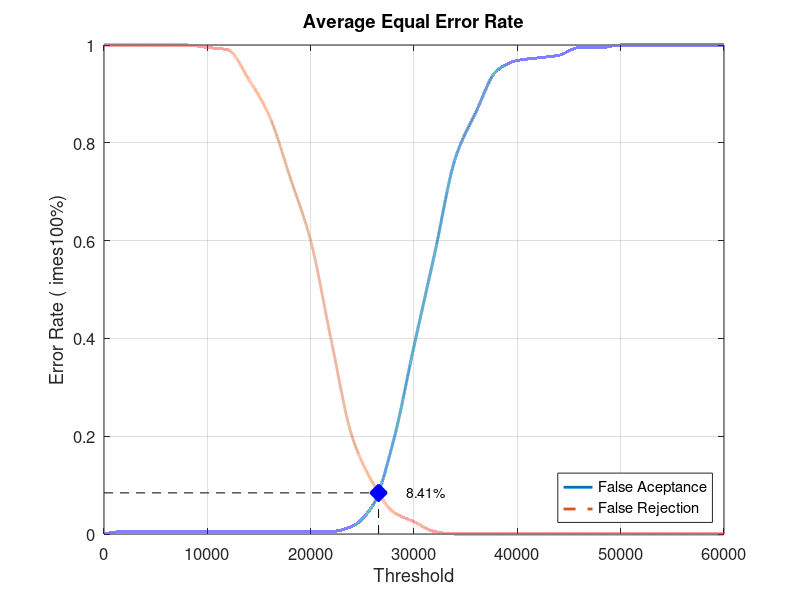
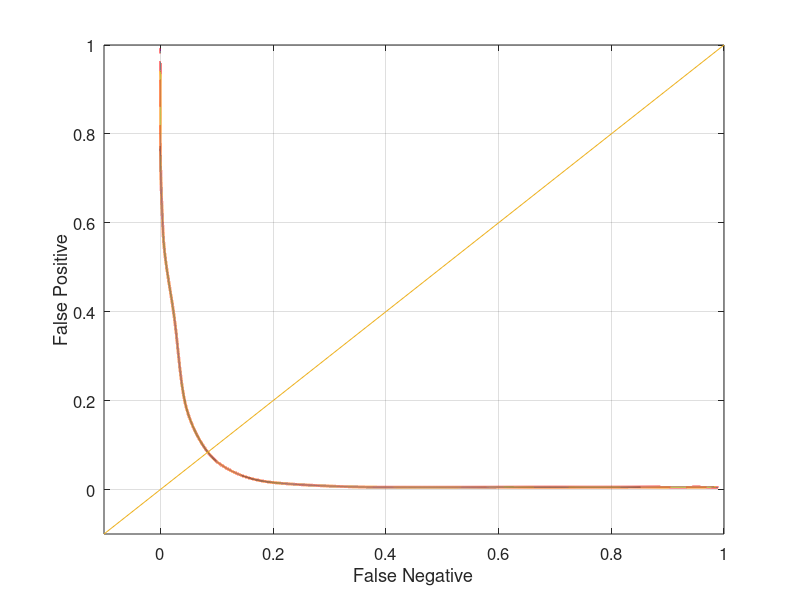

These charts were generated, in order, by the following MATLAB code:
close all;
clear;
clc;
x = 0:2000:60000;
xq = 0:0.5:60000;

y0 = [0 0.00526316 0.00526316 0.00526316 0.00526316 0.00526316 0.00526316 0.00526316 0.00526316 0.00526316 0.00526316 0.00526316 0.0157895 0.0578947 0.189474 0.384211 0.573684 0.768421 0.863158 0.947368 0.968421 0.973684 0.978947 0.994737 0.994737 1 1 1 1 1 1]
yy0 = interp1(x, y0, xq, 'pchip');
y1 = [1 1 1 1 1 0.995 0.99 0.93 0.855 0.73 0.6 0.395 0.2 0.105 0.045 0.025 0.005 0 0 0 0 0 0 0 0 0 0 0 0 0 0]
yy1 = interp1(x, y1, xq, 'pchip');

% Calculating EER: 
y2 = abs(y0 - y1);
find(y2 == min(y2))
yy2 = abs(yy0 - yy1);
xEER = find(yy2 == min(yy2));
xEERIndex = xq(xEER) % X-axis EER
yEER = yy0(xEER) % Y-axis EER

main = figure
plot(xq, yy0,'-','LineWidth', 2);	hold on
plot(xq, yy1,'--','LineWidth', 2);	hold on
plot([xEERIndex xEERIndex], [0 yEER], 'k--');	hold on
plot([0 xEERIndex], [yEER yEER], 'k--');	hold on
plot(xEERIndex, yEER, 'bx', 'LineWidth', 10);	hold on
text(xEERIndex + 10 * xEERIndex / 100, yEER, [num2str(round((10000 * yEER)) / 100) '%'])
legend('False Aceptance', 'False Rejection', 'Location', 'SouthEast')
xlabel('Threshold')
ylabel('Error Rate (	imes100%)')
title('Average Equal Error Rate')
set(gca, 'FontSize', 12)
axis([0 60000 0 1])
grid on

print(main, 'Database4_3Main', '-dpng');
FNRxFPR = figure('Color', [1 1 1]);
plot(yy1, yy0, '-', yy1, yy0, 'LineWidth', 2);
hold on
y = -0.1:0.1:1
plot(y, y); 
set(gca, 'FontSize', 12)
xlabel('False Negative')
ylabel('False Positive')
axis([-0.1 1 -0.1 1])
set(gca, 'FontSize', 12)
grid on

print(FNRxFPR, 'Database4_3FNRxFPR','-dpng');
